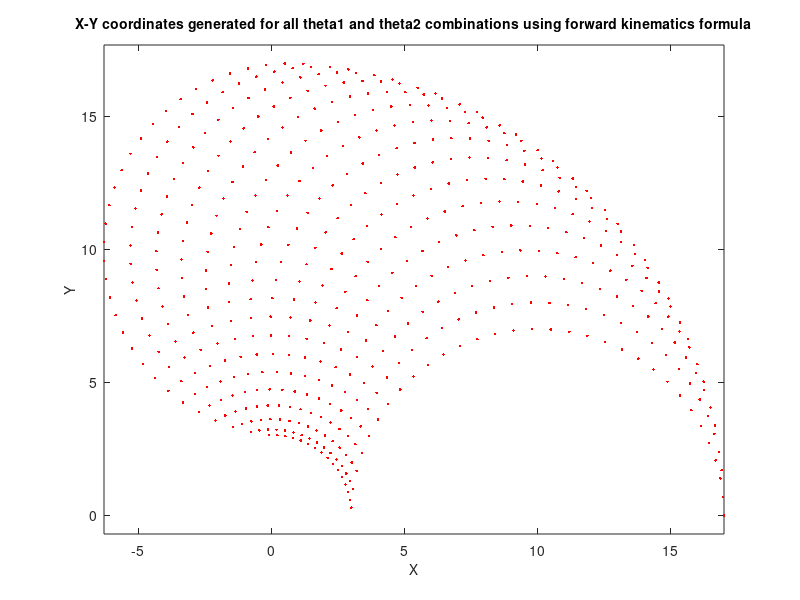

Source code (MATLAB): (Note: this script raises an error after producing the figure.)
% Forward kinematics calculator
l1 = 10; % length of first arm
l2 = 7; % length of second arm

theta1 = 0:0.1:pi/2; % all possible theta1 values
theta2 = 0:0.1:pi; % all possible theta2 values

[THETA1,THETA2] = meshgrid(theta1,theta2); % generate a grid of theta1 and theta2 values

X = l1 * cos(THETA1) + l2 * cos(THETA1 + THETA2); % compute x coordinates
Y = l1 * sin(THETA1) + l2 * sin(THETA1 + THETA2); % compute y coordinates

data1 = [X(:) Y(:) THETA1(:)]; % create x-y-theta1 dataset
data2 = [X(:) Y(:) THETA2(:)]; % create x-y-theta2 dataset

plot(X(:),Y(:),'r.')
axis equal;
xlabel('X','fontsize',10)
ylabel('Y','fontsize',10)
title('X-Y coordinates generated for all theta1 and theta2 combinations using forward kinematics formula','fontsize',10)

% Calculate the X, Y positions given angles of the arm in degrees.
alpha1 = 20;
alpha2 = -90;
alphaRot = 45 % The angle that the leg is rotated about the Z axis
% Convert to radians
alpha1 = alpha1*(pi/180);
alpha2 = alpha2*(pi/180);
alphaRot = alphaRot*(pi/180);
% Origin of the arm
Xorigin = 0;
Yorigin = 0;
Zorigin = 0;
% Position of the first joint of the arm
Xjoint = l1*cos(alpha1);
Zjoint = l1*sin(alpha1);
% Position of the end effector
Xend = l1*cos(alpha1) + l2*cos(alpha1 + alpha2);
Zend = l1*sin(alpha1) + l2*sin(alpha1 + alpha2);
Xpos = [Xorigin, Xjoint, Xend];
Zpos = [Zorigin, Zjoint, Zend];

% Calculate the joint point in 3D using a rotation matrix
R = eul2rotm([alphaRot 0 0]); % generates a rotation matrix about the rotated axis.
                              % Parameters are ZYX in radians
newJoint = R*[Xjoint; 0; Zjoint];

% Calculate the end point in 3D using a rotation matrix
R = eul2rotm([alphaRot 0 0]); % generates a rotation matrix about the rotated axis.
                              % Parameters are ZYX in radians
newEnd = R*[Xend; 0; Zend];

newXpos = [Xorigin, newJoint(1), newEnd(1)];
newYpos = [Yorigin, newJoint(2), newEnd(2)];
newZpos = [Zorigin, newJoint(3), newEnd(3)];

figure
plot3(newXpos, newYpos, newZpos)
xlabel("X")
ylabel("Y")
zlabel("Z")
grid on;
xticks(-30:30);
yticks(-30:30);
zticks(-30:30);
daspect([1 1 1])

